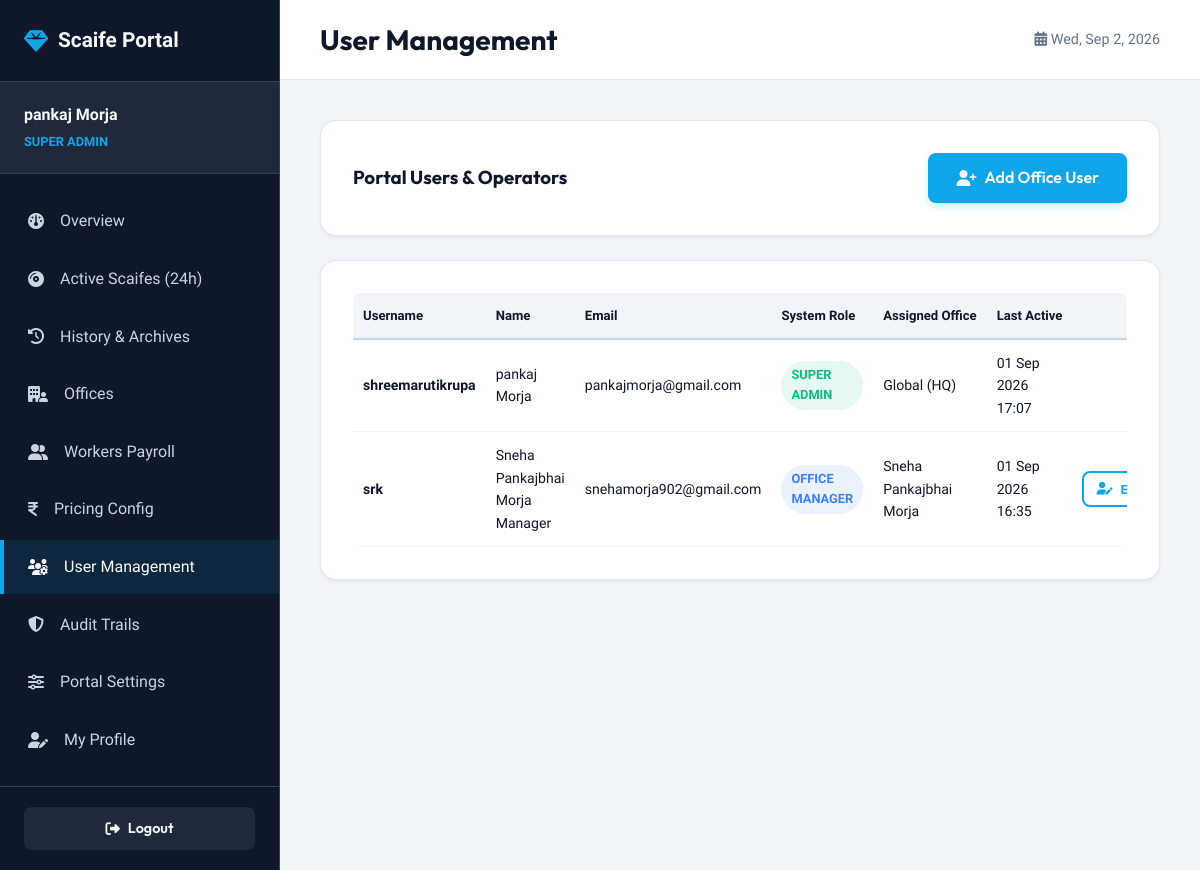
The page /dashboard/users/ (signed in) on the database its author committed.
### core/models.py (models this page shows, shortened)
class UserProfile(models.Model):
    ROLE_CHOICES = [
        ('admin', 'Super Admin'),
        ('manager', 'Office Manager'),
        ('worker', 'Office Worker'),
    ]
    user = models.OneToOneField(User, on_delete=models.CASCADE, related_name='profile')
    role = models.CharField(max_length=20, choices=ROLE_CHOICES, default='worker')
    office = models.ForeignKey(Office, on_delete=models.SET_NULL, null=True, blank=True, related_name='staff')

class Office(models.Model):
    name = models.CharField(max_length=100)
    location = models.CharField(max_length=200)
    phone = models.CharField(max_length=20)
    email = models.EmailField()
    manager_username = models.CharField(max_length=150, blank=True, default='', help_text="Auto-generated manager login username")
    manager_whatsapp = models.CharField(max_length=20, blank=True, default='', help_text="Manager's WhatsApp number (with country code, e.g. 919876543210)")

### core/views.py (the view)
    def _wrapped_view_func(request, *args, **kwargs):
        if not request.user.is_authenticated:
            return redirect('login')
        if request.user.profile.role != 'admin':
            messages.error(request, "Access denied. Administrator privileges required.")
            return redirect('overview')
        return view_func(request, *args, **kwargs)

### core/context_processors.py (called while the page is built)
def branding_context(request):
    try:
        settings = BrandingSettings.get_solo()
    except Exception:
        settings = None
    return {'branding': settings}

### core/models.py (called while the page is built)
    @classmethod
    def get_solo(cls):
        obj, created = cls.objects.get_or_create(id=1)
        return obj

### core/views.py (called while the page is built)
def admin_only(view_func):
    def _wrapped_view_func(request, *args, **kwargs):
        if not request.user.is_authenticated:
            return redirect('login')
        if request.user.profile.role != 'admin':
            messages.error(request, "Access denied. Administrator privileges required.")
            return redirect('overview')
        return view_func(request, *args, **kwargs)
    return _wrapped_view_func

@login_required
@admin_only
def user_list(request):
    profiles = UserProfile.objects.all().select_related('user', 'office')
    return render(request, 'dashboard/user_list.html', {'profiles': profiles})

### core/templates/dashboard/user_list.html (shortened to what this page needs)
{% extends 'dashboard/dashboard_base.html' %}
{% block db_page_title %}User Management{% endblock %}
{% block db_content %}
<div class="db-panel" style="margin-bottom: 24px;">
    <div style="display: flex; justify-content: space-between; align-items: center;">
        <h3>Portal Users & Operators</h3>
        <a href="{% url 'user_create' %}" class="btn btn-primary"><i class="fa-solid fa-user-plus"></i> Add Office User</a>
    </div>
</div>
<div class="db-panel">
    <div class="table-responsive">
        <table class="db-table">
            <thead>
                <tr>
                    <th>Username</th>
                    <th>Name</th>
                    <th>Email</th>
                    <th>System Role</th>
                    <th>Assigned Office</th>
                    <th>Last Active</th>
                    <th style="text-align: right;">Actions</th>
                </tr>
            </thead>
            <tbody>
                {% for profile in profiles %}
                    <tr>
                        <td><strong>{{ profile.user.username }}</strong></td>
                        <td>{{ profile.user.first_name }} {{ profile.user.last_name }}</td>
                        <td>{{ profile.user.email }}</td>
                        <td>
                            <span class="badge badge-{% if profile.role == 'admin' %}ready{% elif profile.role == 'manager' %}lapping{% else %}received{% endif %}">
                                {{ profile.get_role_display }}
                            </span>
                        </td>
                        <td>{{ profile.office.name|default:"Global (HQ)" }}</td>
                        <td>{{ profile.user.last_login|date:"d M Y H:i"|default:"Never logged in" }}</td>
                        <td style="text-align: right;">
                            <div style="display: inline-flex; gap: 8px;">
                                <a href="{% url 'user_edit' profile.user.pk %}" class="btn btn-outline" style="padding: 6px 12px; font-size: 0.8rem;">
                                    <i class="fa-solid fa-user-pen"></i> Edit
                                </a>
                            </div>
                        </td>
                    </tr>
                {% empty %}
                    <tr>
                        <td colspan="7" class="text-center">No profiles found in database.</td>
                    </tr>
                {% endfor %}
            </tbody>
        </table>
    </div>
</div>
{% endblock %}

### core/templates/dashboard/dashboard_base.html (shortened to what this page needs)
{% load static %}
<!DOCTYPE html>
<html lang="en">
<head>
    <link rel="stylesheet" href="{% static 'css/styles.css' %}">
    <link rel="stylesheet" href="https://cdnjs.cloudflare.com/ajax/libs/font-awesome/6.4.0/css/all.min.css">
</head>
<body class="dashboard-wrapper">
    <aside class="db-sidebar">
        <div class="sidebar-header">
            <a href="{% url 'home' %}" style="display: flex; align-items: center; gap: 10px;">
                {% if branding and branding.logo %}
                    <img src="{{ branding.logo.url }}" alt="{{ branding.company_name }}" style="height: 36px; object-fit: contain;">
                {% else %}
                    <i class="fa-solid fa-gem" style="color: var(--clr-primary); font-size: 1.5rem;"></i>
                {% endif %}
                <span class="sidebar-logo-text">Scaife Portal</span>
            </a>
        </div>
        <div class="sidebar-user">
            <span class="user-name">{{ user.first_name }} {{ user.last_name }}</span>
            <span class="user-role">{{ user.profile.get_role_display }}</span>
        </div>
        <ul class="sidebar-menu">
            <li class="sidebar-item {% if request.resolver_match.url_name == 'overview' %}active{% endif %}">
                <a href="{% url 'overview' %}"><i class="fa-solid fa-gauge"></i> Overview</a>
            </li>
            <li class="sidebar-item {% if request.resolver_match.url_name == 'scaife_list' %}active{% endif %}">
                <a href="{% url 'scaife_list' %}"><i class="fa-solid fa-compact-disc"></i> Active Scaifes (24h)</a>
            </li>
            <li class="sidebar-item {% if request.resolver_match.url_name == 'scaife_history' %}active{% endif %}">
                <a href="{% url 'scaife_history' %}"><i class="fa-solid fa-clock-rotate-left"></i> History & Archives</a>
            </li>
            {% if user.profile.role == 'admin' %}
                <li class="sidebar-item {% if 'offices' in request.path %}active{% endif %}">
                    <a href="{% url 'office_list' %}"><i class="fa-solid fa-building-user"></i> Offices</a>
                </li>
                <li class="sidebar-item {% if 'workers' in request.path %}active{% endif %}">
                    <a href="{% url 'worker_list' %}"><i class="fa-solid fa-user-group"></i> Workers Payroll</a>
                </li>
                <li class="sidebar-item {% if 'pricing' in request.path %}active{% endif %}">
                    <a href="{% url 'pricing_edit' %}"><i class="fa-solid fa-indian-rupee-sign"></i> Pricing Config</a>
                </li>
                <li class="sidebar-item {% if 'users' in request.path %}active{% endif %}">
                    <a href="{% url 'user_list' %}"><i class="fa-solid fa-users-gear"></i> User Management</a>
                </li>
                <li class="sidebar-item {% if 'logs' in request.path %}active{% endif %}">
                    <a href="{% url 'activity_logs' %}"><i class="fa-solid fa-shield-halved"></i> Audit Trails</a>
                </li>
                <li class="sidebar-item {% if 'settings' in request.path and 'profile' not in request.path %}active{% endif %}">
                    <a href="{% url 'settings_edit' %}"><i class="fa-solid fa-sliders"></i> Portal Settings</a>
                </li>
            {% endif %}
            <li class="sidebar-item {% if 'profile' in request.path %}active{% endif %}">
                <a href="{% url 'profile_edit' %}"><i class="fa-solid fa-user-pen"></i> My Profile</a>
            </li>
        </ul>
        <div class="sidebar-footer">
            <a href="{% url 'logout' %}" class="btn btn-dark" style="width: 100%; font-size: 0.9rem; padding: 10px;">
                <i class="fa-solid fa-right-from-bracket"></i> Logout
            </a>
        </div>
    </aside>
    <div class="db-main">
        <header class="db-header">
            <div style="display: flex; align-items: center; gap: 16px;">
                <div class="db-title">
                    <h1>{% block db_page_title %}Overview{% endblock %}</h1>
                </div>
            </div>
            <div class="db-header-actions">
                <span style="font-size: 0.9rem; color: var(--txt-dark-400);">
                    <i class="fa-solid fa-calendar-days"></i> <span id="current-date"></span>
                </span>
            </div>
        </header>
        <main class="db-content">
            {% block db_content %}{% endblock %}
        </main>
    </div>
</body>
</html>

### rows shown on the page
UserProfile: user.username "shreemarutikrupa", user.first_name "pankaj", user.last_name "Morja", user.email "pankajmorja@gmail.com", role "SUPER ADMIN", office.name "Global (HQ)", user.last_login "01 Sep 2026 17:07"
UserProfile: user.username "srk", user.first_name "Sneha Pankajbhai Morja", user.last_name "Manager", user.email "snehamorja902@gmail.com", role "OFFICE MANAGER", office.name "Sneha Pankajbhai Morja", user.last_login "01 Sep 2026 16:35"

### other values the page prints
{{ user.first_name }} "pankaj"
{{ user.last_name }} "Morja"
{{ user.profile.get_role_display }} "SUPER ADMIN"
